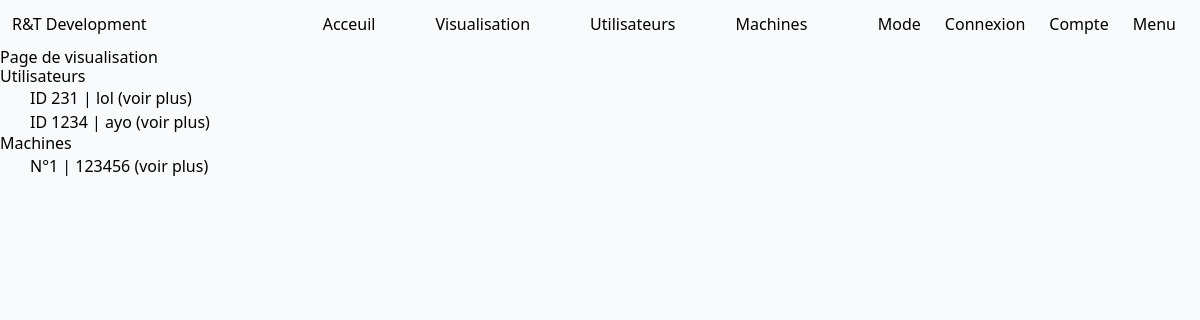
/computerApp/visualisation/, run on an earlier commit of the app's database.
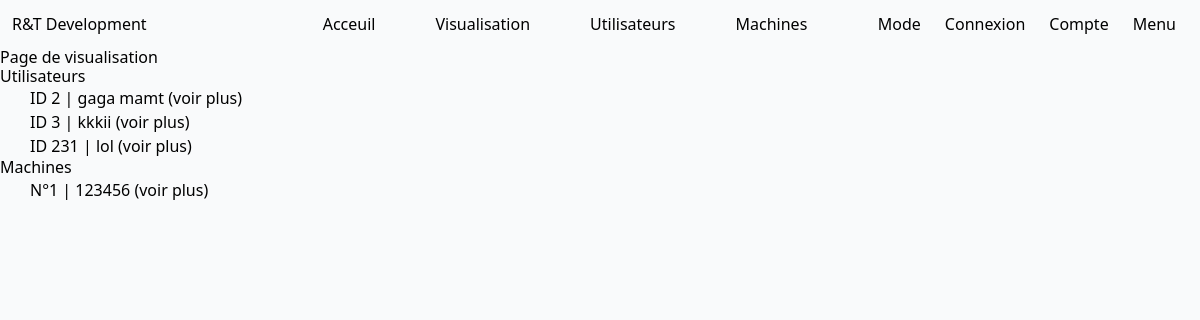
And on a later commit of the database.
### computerApp/models.py (models this page shows)
class Utilisateur(models.Model):
    SECT = (
        ('Gestion',('77')),
        ('Clients',('10')),
        ('Services',('20')),
    )
    id = models.AutoField(primary_key=True, editable=False)
    nom = models.CharField(max_length = 20)
    prenom = models.CharField(max_length = 20)
    secteur = models.CharField(max_length= 32, choices=SECT, default='Gestion')

class Machine(models.Model):
    TYPE = (
        ('PC', ('PC - Run windows')),
        ('Mac', ('Mac - Run MacOS')),
        ('Serveur', ('Serveur - Simple Server to deploy virtual machines')),
        ('switch', ('Switch - To maintains and connect servers')),
    )
    VLAN = (
        ('Gestion',('77')),
        ('Clients',('10')),
        ('Services',('20')),
    )
    id = models.AutoField(primary_key=True, editable=False)
    nom = models.CharField(max_length = 20, default='NomParDefault')
    maintenanceDate = models.DateTimeField(auto_now_add=True)
    mach = models.CharField(max_length = 32, choices=TYPE, default='PC')
    ip = models.CharField(max_length = 32, default='127.0.0.1')
    vlan = models.CharField(max_length= 32, choices=VLAN, default='Gestion')

### computerApp/views.py (the view)
# urls.py: path('visualisation/',views.visualisation_view,name='visualisation'),
def visualisation_view(request) :
    machines = Machine.objects.all()
    utilisateurs = Utilisateur.objects.all()
    context={'machines':machines,'utilisateurs':utilisateurs}
    return render(request,
        'visualisation.html',
        context)

### theme/context_processors.py (called while the page is built)
def theme(request):
    if 'is_dark_theme' in request.session:
        is_dark_theme = request.session.get('is_dark_theme')
        return {'is_dark_theme': is_dark_theme}
    return {'is_dark_theme': False}

### computerApp/templates/visualisation.html (shortened to what this page needs)
{% extends "index.html" %}
{% block content %}
<h1>Page de visualisation</h1>
<h2>Utilisateurs</h2>
{% if utilisateurs %}
<ul>
    {% for utilisateur in utilisateurs %}
    <li>
        <a href="{% url 'utilisateur-detail' utilisateur.id %}">
            ID {{ utilisateur.id }} | {{ utilisateur.prenom }} {{ utilisateur.nom }} (voir plus)
        </a>
    </li>
    {% endfor %}
</ul>
{% else %}
<p>Il n'y a pas d'utilisateur.</p>
{% endif %}
<h2>Machines</h2>
{% if machines %}
<ul>
    {% for machine in machines %}
    <li>
        <a href="{% url 'machine-detail' machine.id %}">
            N°{{ machine.id }} | {{ machine.nom }} (voir plus)
        </a>
    </li>
    {% endfor %}
</ul>
{% else %}
<p>Il n'y a pas de machine.</p>
{% endif %}
{% endblock %}

What changed in the data, as far as the page shows it:
removed Utilisateur: id "1234", nom "ayo"
added Utilisateur: id "2", prenom "gaga", nom "mamt"
added Utilisateur: id "3", nom "kkkii"
